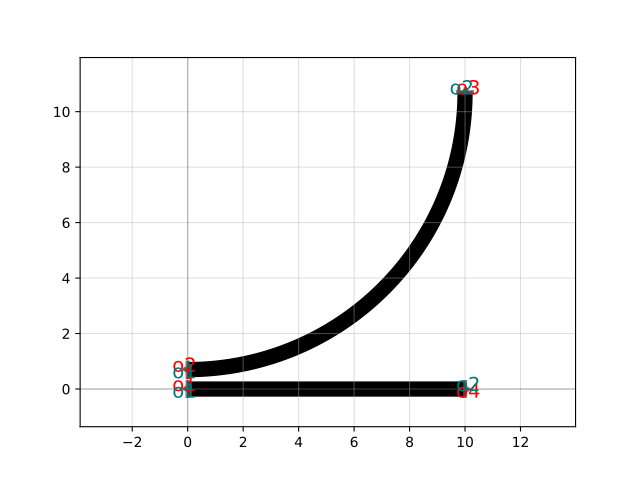

This chart was generated by the following Python code:
import gdsfactory as gf

c = gf.components.coupler90circular(gap=0.2, radius=10.0, cross_section='strip')
c.plot()
